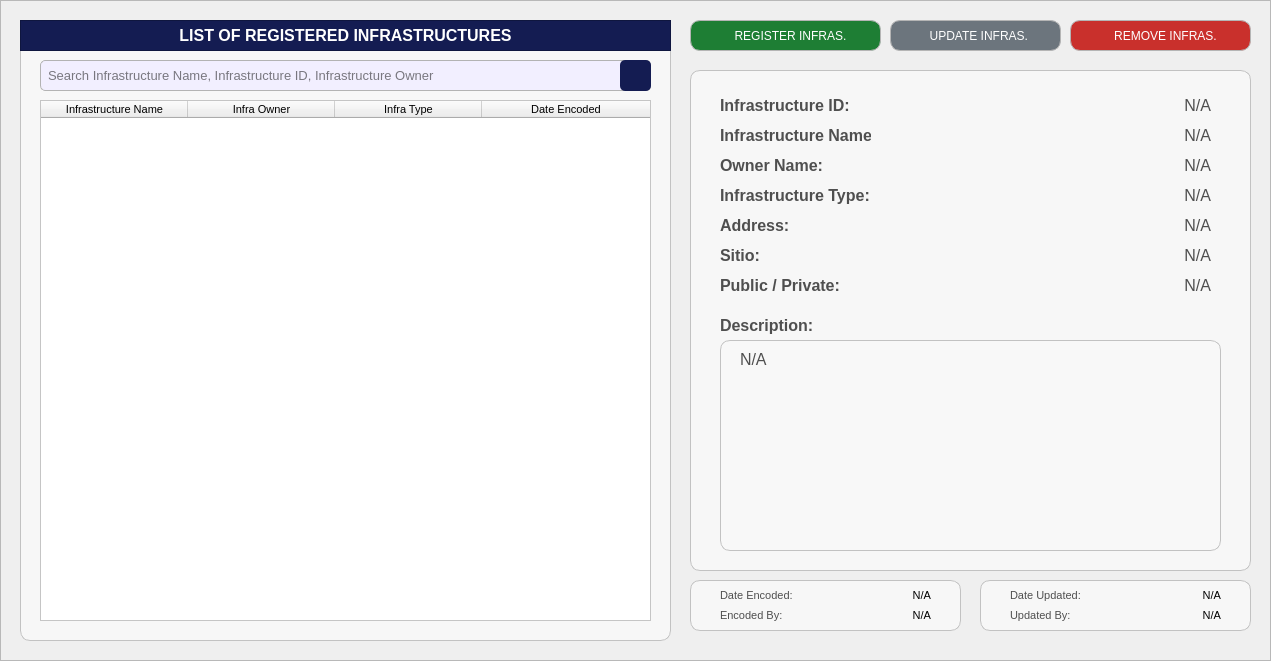
   <widget class="QFrame" name="statistics_frameBody">
    <property name="geometry">
     <rect>
      <x>20</x>
      <y>70</y>
      <width>1271</width>
      <height>661</height>
     </rect>
    </property>
    <property name="styleSheet">
     <string notr="true">#statistics_frameBody{
	background-color: #f2efff;
}</string>
    </property>
    <property name="frameShape">
     <enum>QFrame::Shape::StyledPanel</enum>
    </property>
    <property name="frameShadow">
     <enum>QFrame::Shadow::Raised</enum>
    </property>
    <widget class="QFrame" name="basePopUpBodyFrame">
     <property name="geometry">
      <rect>
       <x>20</x>
       <y>20</y>
       <width>651</width>
       <height>621</height>
      </rect>
     </property>
     <property name="styleSheet">
      <string notr="true">#basePopUpBodyFrame {
	background-color: rgb(247, 247, 247);
	border: 1px solid rgb(194, 194, 194);
	border-radius: 10px;
}</string>
     </property>
     <property name="frameShape">
      <enum>QFrame::Shape::StyledPanel</enum>
     </property>
     <property name="frameShadow">
      <enum>QFrame::Shadow::Raised</enum>
     </property>
     <widget class="QFrame" name="basePopUpTitleFrame_3">
      <property name="geometry">
       <rect>
        <x>0</x>
        <y>0</y>
        <width>651</width>
        <height>31</height>
       </rect>
      </property>
      <property name="styleSheet">
       <string notr="true">#basePopUpTitleFrame_3 {
	background-color: #141c52;
}</string>
      </property>
      <property name="frameShape">
       <enum>QFrame::Shape::StyledPanel</enum>
      </property>
      <property name="frameShadow">
       <enum>QFrame::Shadow::Raised</enum>
      </property>
      <widget class="QLabel" name="label_title_3">
       <property name="geometry">
        <rect>
         <x>0</x>
         <y>0</y>
         <width>651</width>
         <height>31</height>
        </rect>
       </property>
       <property name="font">
        <font>
         <family>Arial</family>
         <pointsize>12</pointsize>
         <bold>true</bold>
        </font>
       </property>
       <property name="styleSheet">
        <string notr="true">#label_title_3{
	background-color:transparent;
	color: rgb(255, 255, 255);
}</string>
       </property>
       <property name="text">
        <string>LIST OF REGISTERED INFRASTRUCTURES</string>
       </property>
       <property name="alignment">
        <set>Qt::AlignmentFlag::AlignCenter</set>
       </property>
      </widget>
     </widget>
     <widget class="QLineEdit" name="inst_InfraName_fieldSearch">
      <property name="geometry">
       <rect>
        <x>20</x>
        <y>40</y>
        <width>611</width>
        <height>31</height>
       </rect>
      </property>
      <property name="font">
       <font>
        <family>Arial</family>
        <pointsize>10</pointsize>
       </font>
      </property>
      <property name="styleSheet">
       <string notr="true">#inst_InfraName_fieldSearch{
    border: 1px solid #b3b3b3;  /* Black border */
    border-radius: 5px;        /* Rounded corners */
    padding: 5px;               /* Inner spacing */
    background-color: #f2efff;  /* Gray background */
    color: #000000; 
}
</string>
      </property>
      <property name="text">
       <string/>
      </property>
      <property name="placeholderText">
       <string>Search Infrastructure Name, Infrastructure ID, Infrastructure Owner</string>
      </property>
     </widget>
     <widget class="QPushButton" name="inst_InfraName_buttonSearch">
      <property name="geometry">
       <rect>
        <x>600</x>
        <y>40</y>
        <width>31</width>
        <height>31</height>
       </rect>
      </property>
      <property name="font">
       <font>
        <family>Arial</family>
        <pointsize>9</pointsize>
       </font>
      </property>
      <property name="cursor">
       <cursorShape>PointingHandCursor</cursorShape>
      </property>
      <property name="focusPolicy">
       <enum>Qt::FocusPolicy::NoFocus</enum>
      </property>
      <property name="styleSheet">
       <string notr="true">#inst_InfraName_buttonSearch {
    background-color:  #141c52;
    color: white;
    border-radius: 5px;
    padding: 10px; /* Optional: Adjusts spacing inside the button */
}
#inst_InfraName_buttonSearch:hover {
    background-color: #1a237e; /* Slightly lighter blue when hovered */
}
#inst_InfraName_buttonSearch:pressed {
    background-color: #0f1442; /* Darker blue when clicked */
}</string>
      </property>
      <property name="text">
       <string/>
      </property>
      <property name="icon">
       <iconset>
        <normaloff>../../../../../Desktop/CTU 2nd Year - 2nd Semester Files/PC 225L - INFORMATION MANAGEMENT LABORATORY/PROFILING_SYSTEM/Profiling-System/Assets/FuncIcons/icon_search_w.svg</normaloff>../../../../../Desktop/CTU 2nd Year - 2nd Semester Files/PC 225L - INFORMATION MANAGEMENT LABORATORY/PROFILING_SYSTEM/Profiling-System/Assets/FuncIcons/icon_search_w.svg</iconset>
      </property>
      <property name="iconSize">
       <size>
        <width>20</width>
        <height>20</height>
       </size>
      </property>
     </widget>
     <widget class="QTableWidget" name="inst_tableView_List_RegInfra">
      <property name="geometry">
       <rect>
        <x>20</x>
        <y>80</y>
        <width>611</width>
        <height>521</height>
       </rect>
      </property>
      <property name="font">
       <font>
        <family>Arial</family>
        <pointsize>8</pointsize>
       </font>
      </property>
      <property name="focusPolicy">
       <enum>Qt::FocusPolicy::NoFocus</enum>
      </property>
      <property name="styleSheet">
       <string notr="true">#inst_tableView_List_RegInfra {
	background-color: white;
	color: #black;
}
</string>
      </property>
      <property name="editTriggers">
       <set>QAbstractItemView::EditTrigger::NoEditTriggers</set>
      </property>
      <property name="showDropIndicator" stdset="0">
       <bool>false</bool>
      </property>
      <property name="dragDropOverwriteMode">
       <bool>false</bool>
      </property>
      <property name="showGrid">
       <bool>true</bool>
      </property>
      <attribute name="horizontalHeaderVisible">
       <bool>true</bool>
      </attribute>
      <attribute name="horizontalHeaderCascadingSectionResizes">
       <bool>false</bool>
      </attribute>
      <attribute name="horizontalHeaderDefaultSectionSize">
       <number>147</number>
      </attribute>
      <attribute name="horizontalHeaderHighlightSections">
       <bool>true</bool>
      </attribute>
      <attribute name="horizontalHeaderShowSortIndicator" stdset="0">
       <bool>false</bool>
      </attribute>
      <attribute name="horizontalHeaderStretchLastSection">
       <bool>true</bool>
      </attribute>
      <attribute name="verticalHeaderVisible">
       <bool>false</bool>
      </attribute>
      <attribute name="verticalHeaderCascadingSectionResizes">
       <bool>false</bool>
      </attribute>
      <column>
       <property name="text">
        <string>Infrastructure Name</string>
       </property>
       <property name="font">
        <font>
         <family>Arial</family>
         <pointsize>8</pointsize>
        </font>
       </property>
       <property name="background">
        <color>
         <red>211</red>
         <green>205</green>
         <blue>255</blue>
        </color>
       </property>
      </column>
      <column>
       <property name="text">
        <string>Infra Owner</string>
       </property>
       <property name="font">
        <font>
         <family>Arial</family>
         <pointsize>8</pointsize>
        </font>
       </property>
       <property name="background">
        <color>
         <red>211</red>
         <green>205</green>
         <blue>255</blue>
        </color>
       </property>
      </column>
      <column>
       <property name="text">
        <string>Infra Type</string>
       </property>
       <property name="font">
        <font>
         <family>Arial</family>
         <pointsize>8</pointsize>
        </font>
       </property>
       <property name="background">
        <color>
         <red>211</red>
         <green>205</green>
         <blue>255</blue>
        </color>
       </property>
      </column>
      <column>
       <property name="text">
        <string>Date Encoded</string>
       </property>
       <property name="font">
        <font>
         <family>Arial</family>
         <pointsize>8</pointsize>
        </font>
       </property>
       <property name="background">
        <color>
         <red>211</red>
         <green>205</green>
         <blue>255</blue>
        </color>
       </property>
      </column>
     </widget>
    </widget>
    <widget class="QPushButton" name="inst_infra_button_remove">
     <property name="geometry">
      <rect>
       <x>1070</x>
       <y>20</y>
       <width>181</width>
       <height>31</height>
      </rect>
     </property>
     <property name="font">
      <font>
       <family>Arial</family>
       <pointsize>9</pointsize>
      </font>
     </property>
     <property name="cursor">
      <cursorShape>PointingHandCursor</cursorShape>
     </property>
     <property name="focusPolicy">
      <enum>Qt::FocusPolicy::NoFocus</enum>
     </property>
     <property name="styleSheet">
      <string notr="true">#inst_infra_button_remove {
    background-color: #c9302c; /* Default red */
    color: white;
    border: 1px solid #b5b5b5; /* Light gray border */
    border-radius: 10px;
    padding: 10px; 
}

#inst_infra_button_remove:hover {
    background-color: #d9534f; /* Brighter red when hovered */
    color: white; 
}

#inst_infra_button_remove:pressed {
    background-color: #a52a2a; /* Darker red when pressed */
    color: white; 
}</string>
     </property>
     <property name="text">
      <string>   REMOVE INFRAS.</string>
     </property>
     <property name="icon">
      <iconset>
       <normaloff>../../../Assets/FuncIcons/icon_del.svg</normaloff>../../../Assets/FuncIcons/icon_del.svg</iconset>
     </property>
     <property name="iconSize">
      <size>
       <width>20</width>
       <height>20</height>
      </size>
     </property>
    </widget>
    <widget class="QPushButton" name="inst_infra_button_register">
     <property name="geometry">
      <rect>
       <x>690</x>
       <y>20</y>
       <width>191</width>
       <height>31</height>
      </rect>
     </property>
     <property name="font">
      <font>
       <family>Arial</family>
       <pointsize>9</pointsize>
      </font>
     </property>
     <property name="cursor">
      <cursorShape>PointingHandCursor</cursorShape>
     </property>
     <property name="focusPolicy">
      <enum>Qt::FocusPolicy::NoFocus</enum>
     </property>
     <property name="styleSheet">
      <string notr="true">#inst_infra_button_register {
    background-color:  #1e7e34; /* Default green */
    color: white;
    border: 1px solid #b5b5b5;
    border-radius: 10px;
    padding: 10px; 
}

#inst_infra_button_register:hover {
    background-color: #28a745; /* Brighter green when hovered */
    color: white; 
}

#inst_infra_button_register:pressed {
    background-color:  #34c759; /* Darker green when pressed */
    color: white; 
}
</string>
     </property>
     <property name="text">
      <string>   REGISTER INFRAS.</string>
     </property>
     <property name="icon">
      <iconset>
       <normaloff>../../../Assets/FuncIcons/icon_add.svg</normaloff>../../../Assets/FuncIcons/icon_add.svg</iconset>
     </property>
     <property name="iconSize">
      <size>
       <width>20</width>
       <height>20</height>
      </size>
     </property>
    </widget>
    <widget class="QPushButton" name="inst_infra_button_update">
     <property name="geometry">
      <rect>
       <x>890</x>
       <y>20</y>
       <width>171</width>
       <height>31</height>
      </rect>
     </property>
     <property name="font">
      <font>
       <family>Arial</family>
       <pointsize>9</pointsize>
      </font>
     </property>
     <property name="cursor">
      <cursorShape>PointingHandCursor</cursorShape>
     </property>
     <property name="focusPolicy">
      <enum>Qt::FocusPolicy::NoFocus</enum>
     </property>
     <property name="styleSheet">
      <string notr="true">#inst_infra_button_update {
    background-color: #6c757d; /* Default gray */
    color: white;
    border: 1px solid #b5b5b5; /* Light gray border */
    border-radius: 10px;
    padding: 10px; 
}

#inst_infra_button_update:hover {
    background-color: #838b94; /* Brighter gray when hovered */
    color: white; 
}

#inst_infra_button_update:pressed {
    background-color: #5a6268; /* Darker gray when pressed */
    color: white; 
}
</string>
     </property>
     <property name="text">
      <string>  UPDATE INFRAS.</string>
     </property>
     <property name="icon">
      <iconset>
       <normaloff>../../../Assets/FuncIcons/icon_edit.svg</normaloff>../../../Assets/FuncIcons/icon_edit.svg</iconset>
     </property>
     <property name="iconSize">
      <size>
       <width>20</width>
       <height>20</height>
      </size>
     </property>
    </widget>
    <widget class="QFrame" name="basePopUpBodyFrame_3">
     <property name="geometry">
      <rect>
       <x>690</x>
       <y>70</y>
       <width>561</width>
       <height>501</height>
      </rect>
     </property>
     <property name="styleSheet">
      <string notr="true">#basePopUpBodyFrame_3 {
	background-color: rgb(247, 247, 247);
	border: 1px solid rgb(194, 194, 194);
	border-radius: 10px;
}</string>
     </property>
     <property name="frameShape">
      <enum>QFrame::Shape::StyledPanel</enum>
     </property>
     <property name="frameShadow">
      <enum>QFrame::Shadow::Raised</enum>
     </property>
     <widget class="QLabel" name="inst_labelInfraName">
      <property name="geometry">
       <rect>
        <x>30</x>
        <y>50</y>
        <width>151</width>
        <height>31</height>
       </rect>
      </property>
      <property name="font">
       <font>
        <family>Arial</family>
        <pointsize>12</pointsize>
        <bold>true</bold>
       </font>
      </property>
      <property name="styleSheet">
       <string notr="true">#inst_labelInfraName{
	background-color:transparent;
	color:#4f4f4f;
}</string>
      </property>
      <property name="text">
       <string>Infrastructure Name:</string>
      </property>
      <property name="alignment">
       <set>Qt::AlignmentFlag::AlignLeading|Qt::AlignmentFlag::AlignLeft|Qt::AlignmentFlag::AlignVCenter</set>
      </property>
     </widget>
     <widget class="QLabel" name="inst_labelInfraOwnerName">
      <property name="geometry">
       <rect>
        <x>30</x>
        <y>80</y>
        <width>151</width>
        <height>31</height>
       </rect>
      </property>
      <property name="font">
       <font>
        <family>Arial</family>
        <pointsize>12</pointsize>
        <bold>true</bold>
       </font>
      </property>
      <property name="styleSheet">
       <string notr="true">#inst_labelInfraOwnerName{
	background-color:transparent;
	color:#4f4f4f;
}</string>
      </property>
      <property name="text">
       <string>Owner Name:</string>
      </property>
      <property name="alignment">
       <set>Qt::AlignmentFlag::AlignLeading|Qt::AlignmentFlag::AlignLeft|Qt::AlignmentFlag::AlignVCenter</set>
      </property>
     </widget>
     <widget class="QLabel" name="inst_displayInfraName">
      <property name="geometry">
       <rect>
        <x>190</x>
        <y>50</y>
        <width>331</width>
        <height>31</height>
       </rect>
      </property>
      <property name="font">
       <font>
        <family>Arial</family>
        <pointsize>12</pointsize>
       </font>
      </property>
      <property name="styleSheet">
       <string notr="true">#inst_displayInfraName{
	background-color:transparent;
	color:#4f4f4f;
}</string>
      </property>
      <property name="text">
       <string>N/A</string>
      </property>
      <property name="alignment">
       <set>Qt::AlignmentFlag::AlignRight|Qt::AlignmentFlag::AlignTrailing|Qt::AlignmentFlag::AlignVCenter</set>
      </property>
     </widget>
     <widget class="QLabel" name="inst_displayInfraOwnerName">
      <property name="geometry">
       <rect>
        <x>190</x>
        <y>80</y>
        <width>331</width>
        <height>31</height>
       </rect>
      </property>
      <property name="font">
       <font>
        <family>Arial</family>
        <pointsize>12</pointsize>
       </font>
      </property>
      <property name="styleSheet">
       <string notr="true">#inst_displayInfraOwnerName{
	background-color:transparent;
	color:#4f4f4f;
}</string>
      </property>
      <property name="text">
       <string>N/A</string>
      </property>
      <property name="alignment">
       <set>Qt::AlignmentFlag::AlignRight|Qt::AlignmentFlag::AlignTrailing|Qt::AlignmentFlag::AlignVCenter</set>
      </property>
     </widget>
     <widget class="QLabel" name="inst_displayInfraType">
      <property name="geometry">
       <rect>
        <x>190</x>
        <y>110</y>
        <width>331</width>
        <height>31</height>
       </rect>
      </property>
      <property name="font">
       <font>
        <family>Arial</family>
        <pointsize>12</pointsize>
       </font>
      </property>
      <property name="styleSheet">
       <string notr="true">#inst_displayInfraType{
	background-color:transparent;
	color:#4f4f4f;
}</string>
      </property>
      <property name="text">
       <string>N/A</string>
      </property>
      <property name="alignment">
       <set>Qt::AlignmentFlag::AlignRight|Qt::AlignmentFlag::AlignTrailing|Qt::AlignmentFlag::AlignVCenter</set>
      </property>
     </widget>
     <widget class="QLabel" name="inst_labelInfraType">
      <property name="geometry">
       <rect>
        <x>30</x>
        <y>110</y>
        <width>151</width>
        <height>31</height>
       </rect>
      </property>
      <property name="font">
       <font>
        <family>Arial</family>
        <pointsize>12</pointsize>
        <bold>true</bold>
       </font>
      </property>
      <property name="styleSheet">
       <string notr="true">#inst_labelInfraType{
	background-color:transparent;
	color:#4f4f4f;
}</string>
      </property>
      <property name="text">
       <string>Infrastructure Type:</string>
      </property>
      <property name="alignment">
       <set>Qt::AlignmentFlag::AlignLeading|Qt::AlignmentFlag::AlignLeft|Qt::AlignmentFlag::AlignVCenter</set>
      </property>
     </widget>
     <widget class="QLabel" name="inst_displayInfraID">
      <property name="geometry">
       <rect>
        <x>190</x>
        <y>20</y>
        <width>331</width>
        <height>31</height>
       </rect>
      </property>
      <property name="font">
       <font>
        <family>Arial</family>
        <pointsize>12</pointsize>
       </font>
      </property>
      <property name="styleSheet">
       <string notr="true">#inst_displayInfraID{
	background-color:transparent;
	color:#4f4f4f;
}</string>
      </property>
      <property name="text">
       <string>N/A</string>
      </property>
      <property name="alignment">
       <set>Qt::AlignmentFlag::AlignRight|Qt::AlignmentFlag::AlignTrailing|Qt::AlignmentFlag::AlignVCenter</set>
      </property>
     </widget>
     <widget class="QLabel" name="inst_labelInfraID">
      <property name="geometry">
       <rect>
        <x>30</x>
        <y>20</y>
        <width>151</width>
        <height>31</height>
       </rect>
      </property>
      <property name="font">
       <font>
        <family>Arial</family>
        <pointsize>12</pointsize>
        <bold>true</bold>
       </font>
      </property>
      <property name="styleSheet">
       <string notr="true">#inst_labelInfraID{
	background-color:transparent;
	color:#4f4f4f;
}</string>
      </property>
      <property name="text">
       <string>Infrastructure ID:</string>
      </property>
      <property name="alignment">
       <set>Qt::AlignmentFlag::AlignLeading|Qt::AlignmentFlag::AlignLeft|Qt::AlignmentFlag::AlignVCenter</set>
      </property>
     </widget>
     <widget class="QLabel" name="inst_labelInfraAddress">
      <property name="geometry">
       <rect>
        <x>30</x>
        <y>140</y>
        <width>151</width>
        <height>31</height>
       </rect>
      </property>
      <property name="font">
       <font>
        <family>Arial</family>
        <pointsize>12</pointsize>
        <bold>true</bold>
       </font>
      </property>
      <property name="styleSheet">
       <string notr="true">#inst_labelInfraAddress{
	background-color:transparent;
	color:#4f4f4f;
}</string>
      </property>
      <property name="text">
       <string>Address:</string>
      </property>
      <property name="alignment">
       <set>Qt::AlignmentFlag::AlignLeading|Qt::AlignmentFlag::AlignLeft|Qt::AlignmentFlag::AlignVCenter</set>
      </property>
     </widget>
     <widget class="QLabel" name="inst_displayInfraAddress">
      <property name="geometry">
       <rect>
        <x>110</x>
        <y>140</y>
        <width>411</width>
        <height>31</height>
       </rect>
      </property>
      <property name="font">
       <font>
        <family>Arial</family>
        <pointsize>12</pointsize>
       </font>
      </property>
      <property name="styleSheet">
       <string notr="true">#inst_displayInfraAddress{
	background-color:transparent;
	color:#4f4f4f;
}</string>
      </property>
      <property name="text">
       <string>N/A</string>
      </property>
      <property name="alignment">
       <set>Qt::AlignmentFlag::AlignRight|Qt::AlignmentFlag::AlignTrailing|Qt::AlignmentFlag::AlignVCenter</set>
      </property>
     </widget>
     <widget class="QLabel" name="inst_labelInfraDescription">
      <property name="geometry">
       <rect>
        <x>30</x>
        <y>240</y>
        <width>151</width>
        <height>31</height>
       </rect>
      </property>
      <property name="font">
       <font>
        <family>Arial</family>
        <pointsize>12</pointsize>
        <bold>true</bold>
       </font>
      </property>
      <property name="styleSheet">
       <string notr="true">#inst_labelInfraDescription{
	background-color:transparent;
	color:#4f4f4f;
}</string>
      </property>
      <property name="text">
       <string>Description:</string>
      </property>
      <property name="alignment">
       <set>Qt::AlignmentFlag::AlignLeading|Qt::AlignmentFlag::AlignLeft|Qt::AlignmentFlag::AlignVCenter</set>
      </property>
     </widget>
     <widget class="QFrame" name="basePopUpBodyFrame_Desc">
      <property name="geometry">
       <rect>
        <x>30</x>
        <y>270</y>
        <width>501</width>
        <height>211</height>
       </rect>
      </property>
      <property name="styleSheet">
       <string notr="true">#basePopUpBodyFrame_Desc {
	background-color: rgb(248, 248, 248);
	border: 1px solid rgb(194, 194, 194);
	border-radius: 10px;
}</string>
      </property>
      <property name="frameShape">
       <enum>QFrame::Shape::StyledPanel</enum>
      </property>
      <property name="frameShadow">
       <enum>QFrame::Shadow::Raised</enum>
      </property>
      <widget class="QLabel" name="inst_InfraDescription">
       <property name="geometry">
        <rect>
         <x>20</x>
         <y>10</y>
         <width>461</width>
         <height>191</height>
        </rect>
       </property>
       <property name="font">
        <font>
         <family>Arial</family>
         <pointsize>12</pointsize>
        </font>
       </property>
       <property name="styleSheet">
        <string notr="true">#inst_InfraDescription{
	background-color:transparent;
	color:#4f4f4f;
}</string>
       </property>
       <property name="text">
        <string>N/A</string>
       </property>
       <property name="alignment">
        <set>Qt::AlignmentFlag::AlignLeading|Qt::AlignmentFlag::AlignLeft|Qt::AlignmentFlag::AlignTop</set>
       </property>
      </widget>
     </widget>
     <widget class="QLabel" name="inst_displayInfraPP">
      <property name="geometry">
       <rect>
        <x>110</x>
        <y>200</y>
        <width>411</width>
        <height>31</height>
       </rect>
      </property>
      <property name="font">
       <font>
        <family>Arial</family>
        <pointsize>12</pointsize>
       </font>
      </property>
      <property name="styleSheet">
       <string notr="true">#inst_displayInfraPP{
	background-color:transparent;
	color:#4f4f4f;
}</string>
      </property>
      <property name="text">
       <string>N/A</string>
      </property>
      <property name="alignment">
       <set>Qt::AlignmentFlag::AlignRight|Qt::AlignmentFlag::AlignTrailing|Qt::AlignmentFlag::AlignVCenter</set>
      </property>
     </widget>
     <widget class="QLabel" name="inst_labelInfraPP">
      <property name="geometry">
       <rect>
        <x>30</x>
        <y>200</y>
        <width>151</width>
        <height>31</height>
       </rect>
      </property>
      <property name="font">
       <font>
        <family>Arial</family>
        <pointsize>12</pointsize>
        <bold>true</bold>
       </font>
      </property>
      <property name="styleSheet">
       <string notr="true">#inst_labelInfraPP{
	background-color:transparent;
	color:#4f4f4f;
}</string>
      </property>
      <property name="text">
       <string>Public / Private:</string>
      </property>
      <property name="alignment">
       <set>Qt::AlignmentFlag::AlignLeading|Qt::AlignmentFlag::AlignLeft|Qt::AlignmentFlag::AlignVCenter</set>
      </property>
     </widget>
     <widget class="QLabel" name="inst_displayInfraSitio">
      <property name="geometry">
       <rect>
        <x>110</x>
        <y>170</y>
        <width>411</width>
        <height>31</height>
       </rect>
      </property>
      <property name="font">
       <font>
        <family>Arial</family>
        <pointsize>12</pointsize>
       </font>
      </property>
      <property name="styleSheet">
       <string notr="true">#inst_displayInfraSitio{
	background-color:transparent;
	color:#4f4f4f;
}</string>
      </property>
      <property name="text">
       <string>N/A</string>
      </property>
      <property name="alignment">
       <set>Qt::AlignmentFlag::AlignRight|Qt::AlignmentFlag::AlignTrailing|Qt::AlignmentFlag::AlignVCenter</set>
      </property>
     </widget>
     <widget class="QLabel" name="inst_labelInfraSitio">
      <property name="geometry">
       <rect>
        <x>30</x>
        <y>170</y>
        <width>151</width>
        <height>31</height>
       </rect>
      </property>
      <property name="font">
       <font>
        <family>Arial</family>
        <pointsize>12</pointsize>
        <bold>true</bold>
       </font>
      </property>
      <property name="styleSheet">
       <string notr="true">#inst_labelInfraSitio{
	background-color:transparent;
	color:#4f4f4f;
}</string>
      </property>
      <property name="text">
       <string>Sitio:</string>
      </property>
      <property name="alignment">
       <set>Qt::AlignmentFlag::AlignLeading|Qt::AlignmentFlag::AlignLeft|Qt::AlignmentFlag::AlignVCenter</set>
      </property>
     </widget>
    </widget>
    <widget class="QFrame" name="basePopUpBodyFrame_5">
     <property name="geometry">
      <rect>
       <x>980</x>
       <y>580</y>
       <width>271</width>
       <height>51</height>
      </rect>
     </property>
     <property name="styleSheet">
      <string notr="true">#basePopUpBodyFrame_5 {
	background-color: rgb(247, 247, 247);
	border: 1px solid rgb(194, 194, 194);
	border-radius: 10px;
}</string>
     </property>
     <property name="frameShape">
      <enum>QFrame::Shape::StyledPanel</enum>
     </property>
     <property name="frameShadow">
      <enum>QFrame::Shadow::Raised</enum>
     </property>
     <widget class="QLabel" name="label_DateUpdated">
      <property name="geometry">
       <rect>
        <x>30</x>
        <y>0</y>
        <width>81</width>
        <height>31</height>
       </rect>
      </property>
      <property name="font">
       <font>
        <family>Arial</family>
        <pointsize>8</pointsize>
       </font>
      </property>
      <property name="styleSheet">
       <string notr="true">#label_DateUpdated{
	background-color:transparent;
	color:#4f4f4f;
}</string>
      </property>
      <property name="text">
       <string>Date Updated:</string>
      </property>
      <property name="alignment">
       <set>Qt::AlignmentFlag::AlignLeading|Qt::AlignmentFlag::AlignLeft|Qt::AlignmentFlag::AlignVCenter</set>
      </property>
     </widget>
     <widget class="QLabel" name="inst_display_DateUpdated">
      <property name="geometry">
       <rect>
        <x>100</x>
        <y>0</y>
        <width>141</width>
        <height>31</height>
       </rect>
      </property>
      <property name="font">
       <font>
        <family>Arial</family>
        <pointsize>8</pointsize>
       </font>
      </property>
      <property name="styleSheet">
       <string notr="true">#display_DateUpdated{
	background-color:transparent;
	color:#4f4f4f;
}</string>
      </property>
      <property name="text">
       <string>N/A</string>
      </property>
      <property name="alignment">
       <set>Qt::AlignmentFlag::AlignRight|Qt::AlignmentFlag::AlignTrailing|Qt::AlignmentFlag::AlignVCenter</set>
      </property>
     </widget>
     <widget class="QLabel" name="inst_display_UpdatedBy">
      <property name="geometry">
       <rect>
        <x>90</x>
        <y>20</y>
        <width>151</width>
        <height>31</height>
       </rect>
      </property>
      <property name="font">
       <font>
        <family>Arial</family>
        <pointsize>8</pointsize>
       </font>
      </property>
      <property name="styleSheet">
       <string notr="true">#display_UpdatedBy{
	background-color:transparent;
	color:#4f4f4f;
}</string>
      </property>
      <property name="text">
       <string>N/A</string>
      </property>
      <property name="alignment">
       <set>Qt::AlignmentFlag::AlignRight|Qt::AlignmentFlag::AlignTrailing|Qt::AlignmentFlag::AlignVCenter</set>
      </property>
     </widget>
     <widget class="QLabel" name="label_UpdatedBy">
      <property name="geometry">
       <rect>
        <x>30</x>
        <y>20</y>
        <width>81</width>
        <height>31</height>
       </rect>
      </property>
      <property name="font">
       <font>
        <family>Arial</family>
        <pointsize>8</pointsize>
       </font>
      </property>
      <property name="styleSheet">
       <string notr="true">#label_UpdatedBy{
	background-color:transparent;
	color:#4f4f4f;
}</string>
      </property>
      <property name="text">
       <string>Updated By:</string>
      </property>
      <property name="alignment">
       <set>Qt::AlignmentFlag::AlignLeading|Qt::AlignmentFlag::AlignLeft|Qt::AlignmentFlag::AlignVCenter</set>
      </property>
     </widget>
    </widget>
    <widget class="QFrame" name="basePopUpBodyFrame_4">
     <property name="geometry">
      <rect>
       <x>690</x>
       <y>580</y>
       <width>271</width>
       <height>51</height>
      </rect>
     </property>
     <property name="styleSheet">
      <string notr="true">#basePopUpBodyFrame_4 {
	background-color: rgb(247, 247, 247);
	border: 1px solid rgb(194, 194, 194);
	border-radius: 10px;
}</string>
     </property>
     <property name="frameShape">
      <enum>QFrame::Shape::StyledPanel</enum>
     </property>
     <property name="frameShadow">
      <enum>QFrame::Shadow::Raised</enum>
     </property>
     <widget class="QLabel" name="label_DateEncoded">
      <property name="geometry">
       <rect>
        <x>30</x>
        <y>0</y>
        <width>81</width>
        <height>31</height>
       </rect>
      </property>
      <property name="font">
       <font>
        <family>Arial</family>
        <pointsize>8</pointsize>
       </font>
      </property>
      <property name="styleSheet">
       <string notr="true">#label_DateEncoded{
	background-color:transparent;
	color:#4f4f4f;
}</string>
      </property>
      <property name="text">
       <string>Date Encoded:</string>
      </property>
      <property name="alignment">
       <set>Qt::AlignmentFlag::AlignLeading|Qt::AlignmentFlag::AlignLeft|Qt::AlignmentFlag::AlignVCenter</set>
      </property>
     </widget>
     <widget class="QLabel" name="inst_display_DateEncoded">
      <property name="geometry">
       <rect>
        <x>100</x>
        <y>0</y>
        <width>141</width>
        <height>31</height>
       </rect>
      </property>
      <property name="font">
       <font>
        <family>Arial</family>
        <pointsize>8</pointsize>
       </font>
      </property>
      <property name="styleSheet">
       <string notr="true">#display_DateEncoded{
	background-color:transparent;
	color:#4f4f4f;
}</string>
      </property>
      <property name="text">
       <string>N/A</string>
      </property>
      <property name="alignment">
       <set>Qt::AlignmentFlag::AlignRight|Qt::AlignmentFlag::AlignTrailing|Qt::AlignmentFlag::AlignVCenter</set>
      </property>
     </widget>
     <widget class="QLabel" name="inst_display_EncodedBy">
      <property name="geometry">
       <rect>
        <x>90</x>
        <y>20</y>
        <width>151</width>
        <height>31</height>
       </rect>
      </property>
      <property name="font">
       <font>
        <family>Arial</family>
        <pointsize>8</pointsize>
       </font>
      </property>
      <property name="styleSheet">
       <string notr="true">#display_EncodedBy{
	background-color:transparent;
	color:#4f4f4f;
}</string>
      </property>
      <property name="text">
       <string>N/A</string>
      </property>
      <property name="alignment">
       <set>Qt::AlignmentFlag::AlignRight|Qt::AlignmentFlag::AlignTrailing|Qt::AlignmentFlag::AlignVCenter</set>
      </property>
     </widget>
     <widget class="QLabel" name="label_EncodedBy">
      <property name="geometry">
       <rect>
        <x>30</x>
        <y>20</y>
        <width>81</width>
        <height>31</height>
       </rect>
      </property>
      <property name="font">
       <font>
        <family>Arial</family>
        <pointsize>8</pointsize>
       </font>
      </property>
      <property name="styleSheet">
       <string notr="true">#label_EncodedBy{
	background-color:transparent;
	color:#4f4f4f;
}</string>
      </property>
      <property name="text">
       <string>Encoded By:</string>
      </property>
      <property name="alignment">
       <set>Qt::AlignmentFlag::AlignLeading|Qt::AlignmentFlag::AlignLeft|Qt::AlignmentFlag::AlignVCenter</set>
      </property>
     </widget>
    </widget>
   </widget>
